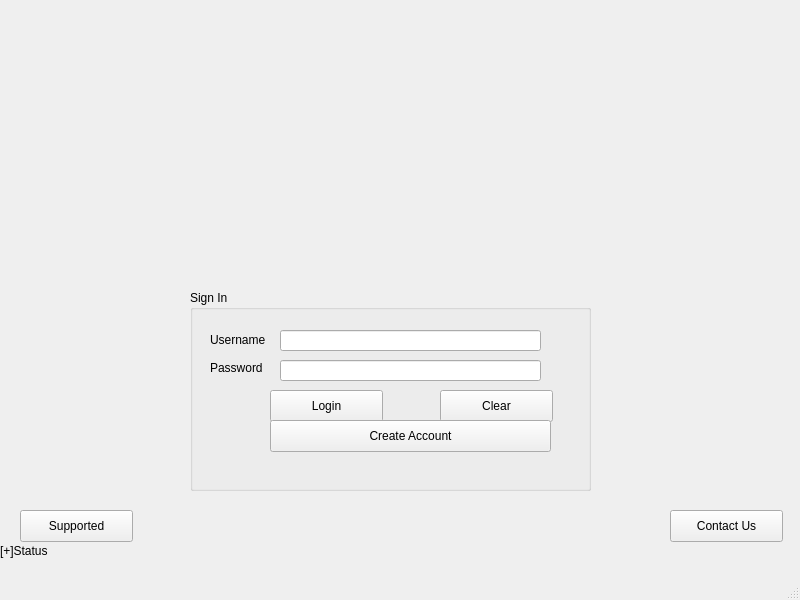
<?xml version="1.0" encoding="UTF-8"?>
<ui version="4.0">
 <class>MainWindow</class>
 <widget class="QMainWindow" name="MainWindow">
  <property name="geometry">
   <rect>
    <x>0</x>
    <y>0</y>
    <width>800</width>
    <height>600</height>
   </rect>
  </property>
  <property name="windowTitle">
   <string>MainWindow</string>
  </property>
  <widget class="QWidget" name="centralwidget">
   <widget class="QPushButton" name="pushLogin">
    <property name="geometry">
     <rect>
      <x>270</x>
      <y>390</y>
      <width>113</width>
      <height>32</height>
     </rect>
    </property>
    <property name="text">
     <string>Login</string>
    </property>
   </widget>
   <widget class="QPushButton" name="pushClear">
    <property name="geometry">
     <rect>
      <x>440</x>
      <y>390</y>
      <width>113</width>
      <height>32</height>
     </rect>
    </property>
    <property name="text">
     <string>Clear</string>
    </property>
   </widget>
   <widget class="QLineEdit" name="linePassword">
    <property name="geometry">
     <rect>
      <x>280</x>
      <y>360</y>
      <width>261</width>
      <height>21</height>
     </rect>
    </property>
    <property name="echoMode">
     <enum>QLineEdit::Password</enum>
    </property>
   </widget>
   <widget class="QLineEdit" name="lineUser">
    <property name="geometry">
     <rect>
      <x>280</x>
      <y>330</y>
      <width>261</width>
      <height>21</height>
     </rect>
    </property>
   </widget>
   <widget class="QLabel" name="label">
    <property name="geometry">
     <rect>
      <x>210</x>
      <y>330</y>
      <width>71</width>
      <height>20</height>
     </rect>
    </property>
    <property name="text">
     <string>Username</string>
    </property>
   </widget>
   <widget class="QLabel" name="label_2">
    <property name="geometry">
     <rect>
      <x>210</x>
      <y>360</y>
      <width>59</width>
      <height>16</height>
     </rect>
    </property>
    <property name="text">
     <string>Password</string>
    </property>
   </widget>
   <widget class="QPushButton" name="pushContact">
    <property name="geometry">
     <rect>
      <x>670</x>
      <y>510</y>
      <width>113</width>
      <height>32</height>
     </rect>
    </property>
    <property name="text">
     <string>Contact Us</string>
    </property>
   </widget>
   <widget class="QPushButton" name="buttonCreate">
    <property name="geometry">
     <rect>
      <x>270</x>
      <y>420</y>
      <width>281</width>
      <height>32</height>
     </rect>
    </property>
    <property name="text">
     <string>Create Account</string>
    </property>
   </widget>
   <widget class="QGroupBox" name="groupBox">
    <property name="geometry">
     <rect>
      <x>190</x>
      <y>290</y>
      <width>401</width>
      <height>201</height>
     </rect>
    </property>
    <property name="title">
     <string>Sign In</string>
    </property>
   </widget>
   <widget class="QLabel" name="Logo">
    <property name="geometry">
     <rect>
      <x>280</x>
      <y>80</y>
      <width>221</width>
      <height>191</height>
     </rect>
    </property>
    <property name="text">
     <string/>
    </property>
    <property name="alignment">
     <set>Qt::AlignCenter</set>
    </property>
   </widget>
   <widget class="QPushButton" name="pushContact_2">
    <property name="geometry">
     <rect>
      <x>20</x>
      <y>510</y>
      <width>113</width>
      <height>32</height>
     </rect>
    </property>
    <property name="text">
     <string>Supported</string>
    </property>
   </widget>
   <widget class="QLabel" name="Status">
    <property name="geometry">
     <rect>
      <x>0</x>
      <y>540</y>
      <width>171</width>
      <height>21</height>
     </rect>
    </property>
    <property name="text">
     <string>[+]Status</string>
    </property>
   </widget>
   <zorder>groupBox</zorder>
   <zorder>pushLogin</zorder>
   <zorder>pushClear</zorder>
   <zorder>linePassword</zorder>
   <zorder>lineUser</zorder>
   <zorder>label</zorder>
   <zorder>label_2</zorder>
   <zorder>pushContact</zorder>
   <zorder>buttonCreate</zorder>
   <zorder>Logo</zorder>
   <zorder>pushContact_2</zorder>
   <zorder>Status</zorder>
  </widget>
  <widget class="QMenuBar" name="menubar">
   <property name="geometry">
    <rect>
     <x>0</x>
     <y>0</y>
     <width>800</width>
     <height>22</height>
    </rect>
   </property>
  </widget>
  <widget class="QStatusBar" name="statusbar"/>
 </widget>
 <resources/>
 <connections>
  <connection>
   <sender>pushClear</sender>
   <signal>clicked()</signal>
   <receiver>MainWindow</receiver>
   <slot>buttonClickHandler()</slot>
   <hints>
    <hint type="sourcelabel">
     <x>477</x>
     <y>426</y>
    </hint>
    <hint type="destinationlabel">
     <x>550</x>
     <y>428</y>
    </hint>
   </hints>
  </connection>
  <connection>
   <sender>pushContact</sender>
   <signal>clicked()</signal>
   <receiver>MainWindow</receiver>
   <slot>buttonContact()</slot>
   <hints>
    <hint type="sourcelabel">
     <x>744</x>
     <y>545</y>
    </hint>
    <hint type="destinationlabel">
     <x>617</x>
     <y>525</y>
    </hint>
   </hints>
  </connection>
  <connection>
   <sender>pushLogin</sender>
   <signal>clicked()</signal>
   <receiver>MainWindow</receiver>
   <slot>buttonLogin()</slot>
   <hints>
    <hint type="sourcelabel">
     <x>285</x>
     <y>423</y>
    </hint>
    <hint type="destinationlabel">
     <x>122</x>
     <y>434</y>
    </hint>
   </hints>
  </connection>
 </connections>
 <slots>
  <slot>buttonClickHandler()</slot>
  <slot>buttonContact()</slot>
  <slot>buttonLogin()</slot>
 </slots>
</ui>
